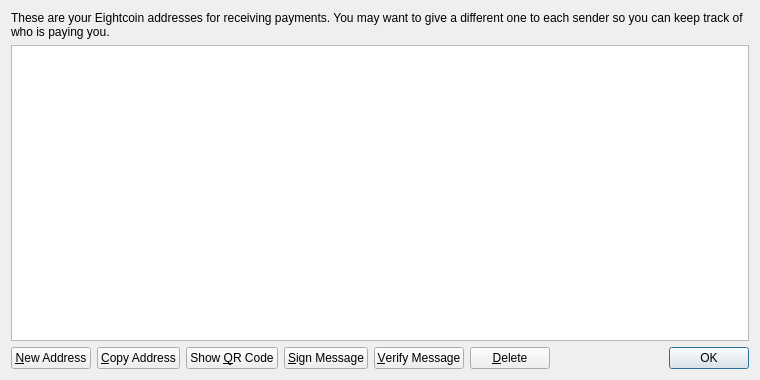
<?xml version="1.0" encoding="UTF-8"?>
<ui version="4.0">
 <class>AddressBookPage</class>
 <widget class="QWidget" name="AddressBookPage">
  <property name="geometry">
   <rect>
    <x>0</x>
    <y>0</y>
    <width>760</width>
    <height>380</height>
   </rect>
  </property>
  <property name="windowTitle">
   <string>Address Book</string>
  </property>
  <layout class="QVBoxLayout" name="verticalLayout">
   <item>
    <widget class="QLabel" name="labelExplanation">
     <property name="text">
      <string>These are your Eightcoin addresses for receiving payments. You may want to give a different one to each sender so you can keep track of who is paying you.</string>
     </property>
     <property name="textFormat">
      <enum>Qt::PlainText</enum>
     </property>
     <property name="wordWrap">
      <bool>true</bool>
     </property>
    </widget>
   </item>
   <item>
    <widget class="QTableView" name="tableView">
     <property name="contextMenuPolicy">
      <enum>Qt::CustomContextMenu</enum>
     </property>
     <property name="toolTip">
      <string>Double-click to edit address or label</string>
     </property>
     <property name="tabKeyNavigation">
      <bool>false</bool>
     </property>
     <property name="alternatingRowColors">
      <bool>true</bool>
     </property>
     <property name="selectionMode">
      <enum>QAbstractItemView::SingleSelection</enum>
     </property>
     <property name="selectionBehavior">
      <enum>QAbstractItemView::SelectRows</enum>
     </property>
     <property name="sortingEnabled">
      <bool>true</bool>
     </property>
     <attribute name="verticalHeaderVisible">
      <bool>false</bool>
     </attribute>
    </widget>
   </item>
   <item>
    <layout class="QHBoxLayout" name="horizontalLayout">
     <item>
      <widget class="QPushButton" name="newAddressButton">
       <property name="toolTip">
        <string>Create a new address</string>
       </property>
       <property name="text">
        <string>&amp;New Address</string>
       </property>
       <property name="icon">
        <iconset resource="../bitcoin.qrc">
         <normaloff>:/icons/add</normaloff>:/icons/add</iconset>
       </property>
      </widget>
     </item>
     <item>
      <widget class="QPushButton" name="copyToClipboard">
       <property name="toolTip">
        <string>Copy the currently selected address to the system clipboard</string>
       </property>
       <property name="text">
        <string>&amp;Copy Address</string>
       </property>
       <property name="icon">
        <iconset resource="../bitcoin.qrc">
         <normaloff>:/icons/editcopy</normaloff>:/icons/editcopy</iconset>
       </property>
      </widget>
     </item>
     <item>
      <widget class="QPushButton" name="showQRCode">
       <property name="text">
        <string>Show &amp;QR Code</string>
       </property>
       <property name="icon">
        <iconset resource="../bitcoin.qrc">
         <normaloff>:/icons/qrcode</normaloff>:/icons/qrcode</iconset>
       </property>
      </widget>
     </item>
     <item>
      <widget class="QPushButton" name="signMessage">
       <property name="toolTip">
        <string>Sign a message to prove you own a Bitcoin address</string>
       </property>
       <property name="text">
        <string>&amp;Sign Message</string>
       </property>
       <property name="icon">
        <iconset resource="../bitcoin.qrc">
         <normaloff>:/icons/edit</normaloff>:/icons/edit</iconset>
       </property>
      </widget>
     </item>
     <item>
      <widget class="QPushButton" name="verifyMessage">
       <property name="toolTip">
        <string>Verify a message to ensure it was signed with a specified Bitcoin address</string>
       </property>
       <property name="text">
        <string>&amp;Verify Message</string>
       </property>
       <property name="icon">
        <iconset resource="../bitcoin.qrc">
         <normaloff>:/icons/transaction_0</normaloff>:/icons/transaction_0</iconset>
       </property>
      </widget>
     </item>
     <item>
      <widget class="QPushButton" name="deleteButton">
       <property name="toolTip">
        <string>Delete the currently selected address from the list. Only sending addresses can be deleted.</string>
       </property>
       <property name="text">
        <string>&amp;Delete</string>
       </property>
       <property name="icon">
        <iconset resource="../bitcoin.qrc">
         <normaloff>:/icons/remove</normaloff>:/icons/remove</iconset>
       </property>
      </widget>
     </item>
     <item>
      <spacer name="horizontalSpacer">
       <property name="orientation">
        <enum>Qt::Horizontal</enum>
       </property>
       <property name="sizeHint" stdset="0">
        <size>
         <width>40</width>
         <height>20</height>
        </size>
       </property>
      </spacer>
     </item>
     <item>
      <widget class="QDialogButtonBox" name="buttonBox">
       <property name="sizePolicy">
        <sizepolicy hsizetype="Maximum" vsizetype="Fixed">
         <horstretch>0</horstretch>
         <verstretch>0</verstretch>
        </sizepolicy>
       </property>
       <property name="standardButtons">
        <set>QDialogButtonBox::Ok</set>
       </property>
      </widget>
     </item>
    </layout>
   </item>
  </layout>
 </widget>
 <resources>
  <include location="../bitcoin.qrc"/>
 </resources>
 <connections/>
</ui>
